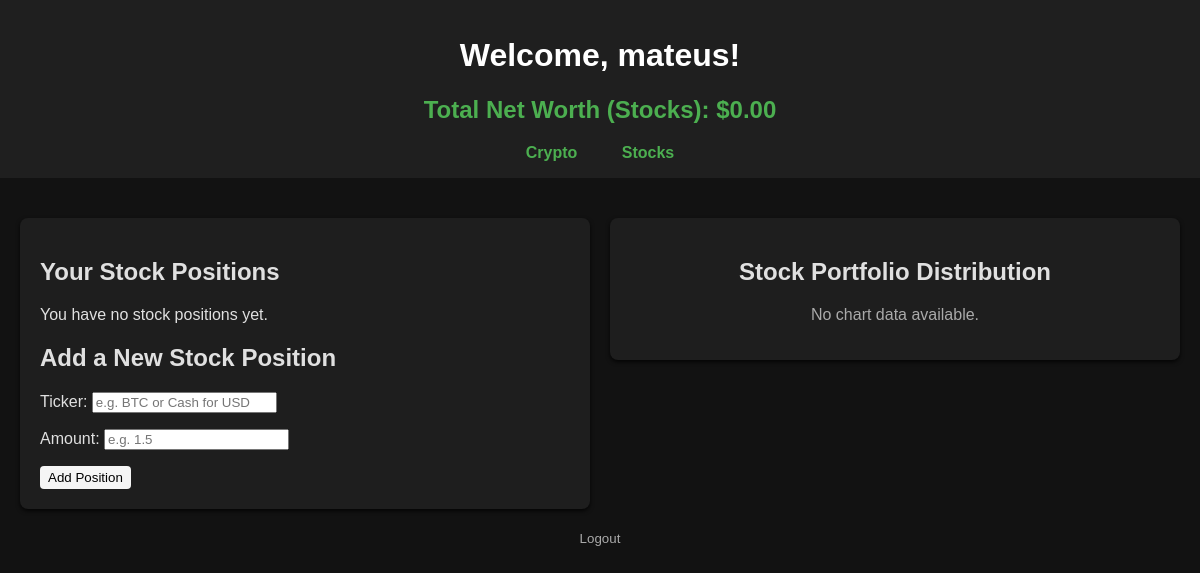
The page /stocks/ (signed in) on the database as committed earlier.
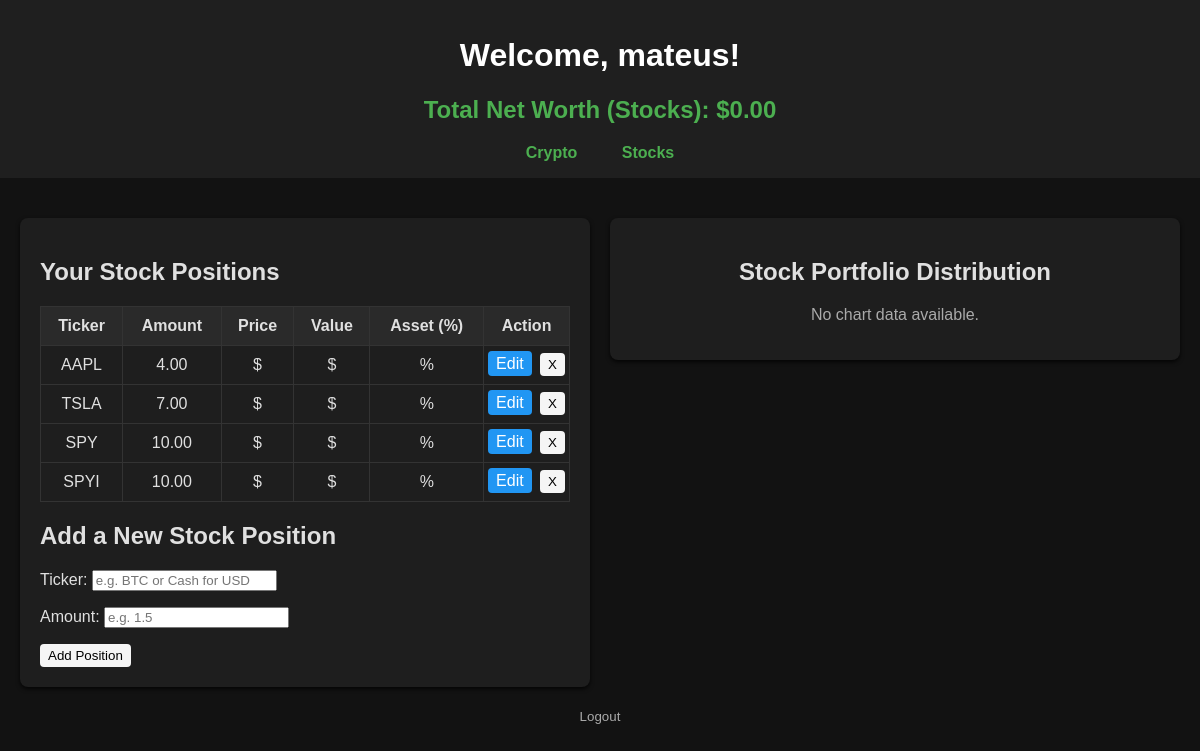
The same page on the database as committed later.
### portfolio/models.py (models this page shows, shortened)
class Asset(models.Model):
    ASSET_TYPE_CHOICES = [
        ('crypto', 'Crypto'),
        ('stock', 'Stock'),
    ]
    ticker = models.CharField(max_length=10)
    amount = models.DecimalField(max_digits=19, decimal_places=2)
    owner = models.ForeignKey(User, on_delete=models.CASCADE)
    type = models.CharField(max_length=10, choices=ASSET_TYPE_CHOICES, default='crypto')

### portfolio/views.py (the view)
# urls.py: path('stocks/', stocks, name='stocks'),
@login_required
def stocks(request):
    if request.method == 'POST':
        form = AddAssetForm(request.POST)
        if form.is_valid():
            asset = form.save(commit=False)
            asset.owner = request.user
            asset.type = 'stock'
            asset.ticker = asset.ticker.upper()  # Ensure ticker is uppercase
            asset.save()
            return redirect('stocks')
        else:
            messages.error(request, "Failed to add asset. Please check your inputs.")
    else:
        form = AddAssetForm()
    user_assets = Asset.objects.filter(owner=request.user, type='stock')
    tickers = [asset.ticker.upper() for asset in user_assets]
    prices = {}
    if tickers:
        if len(tickers) == 1:
            ticker = tickers[0]
            try:
                data = yf.Ticker(ticker).history(period='1d')
                if not data.empty:
                    prices[ticker] = float(data['Close'].iloc[-1])
                else:
                    prices[ticker] = None
            except Exception:
                prices[ticker] = None
        else:
            try:
                data = yf.download(
                    tickers=tickers,
                    period='1d',
                    interval='1d',
                    group_by='ticker',
                    threads=True,
                    progress=False
                )
                for ticker in tickers:
                    try:
                        prices[ticker] = float(data[ticker]['Close'].iloc[-1])
                    except Exception:
                        prices[ticker] = None
            except Exception:
                prices = {ticker: None for ticker in tickers}
    total_net_worth = 0
    for asset in user_assets:
        price = prices.get(asset.ticker.upper())
        try:
            price_decimal = Decimal(str(price)) if price is not None else Decimal('0')
        except Exception:
            price_decimal = Decimal('0')
        total_net_worth += price_decimal * asset.amount
    assets_with_value = []
    labels = []
    values = []
    for asset in user_assets:
        ticker = asset.ticker.upper()
        price = prices.get(ticker)
        try:
            price_decimal = Decimal(str(price)) if price is not None else Decimal('0')
        except Exception:
            price_decimal = Decimal('0')
        value = price_decimal * asset.amount if price_decimal else None
        asset_dict = {
            'id': asset.id,
            'ticker': asset.ticker,
            'amount': asset.amount,
            'price': price_decimal if price_decimal else '-',
            'value': value if value else '-',
        }
        if total_net_worth > 0 and value:
            percentage = (value / total_net_worth) * 100
            asset_dict['percentage'] = percentage
        else:
            asset_dict['percentage'] = '-'
        assets_with_value.append(asset_dict)
        if value and total_net_worth > 0:
            labels.append(asset.ticker)
            values.append(float(value / total_net_worth * 100))
    if labels and values:
        fig = go.Figure(data=[go.Pie(labels=labels, values=values, textinfo='label+percent')])
        fig.update_layout(
            title="Stock Portfolio Distribution",
            margin=dict(t=50, b=50, l=25, r=25),
            paper_bgcolor="#121212",
            plot_bgcolor="#121212",
            font=dict(color="#e0e0e0")
        )
        chart_html = fig.to_html(full_html=False)
    else:
        chart_html = None
    return render(request, 'stocks.html', {
        'username': request.user.username,
        'assets': assets_with_value,
        'form': form,
        'total_net_worth': total_net_worth,
        'chart': chart_html,
    })

### portfolio/forms.py
class AddAssetForm(forms.ModelForm):
    class Meta:
        model = Asset
        fields = ['ticker', 'amount']
        widgets = {
            'ticker': forms.TextInput(attrs={'placeholder': 'e.g. BTC or Cash for USD'}),
            'amount': forms.NumberInput(attrs={'placeholder': 'e.g. 1.5'}),
        }

### portfolio/templates/stocks.html (shortened to what this page needs)
<!DOCTYPE html>
<html lang="en">
    {% load humanize %}
<head>
</head>
<body>
    <header>
        <h1>Welcome, {{ username }}!</h1>
        <div style="margin-top: 10px; font-size: 1.5em; font-weight: bold; color: #4caf50;">
            Total Net Worth (Stocks): ${{ total_net_worth|floatformat:2|intcomma }}
        </div>
        <nav style="margin-top: 20px; text-align: center;">
            <a href="{% url 'home' %}" style="margin: 0 20px; color: #4caf50; text-decoration: none; font-weight: bold;">Crypto</a>
            <a href="{% url 'stocks' %}" style="margin: 0 20px; color: #4caf50; text-decoration: none; font-weight: bold;">Stocks</a>
        </nav>
    </header>
    <div class="container" style="flex-direction: column; align-items: center; padding-top: 20px;">
        <div style="display: flex; flex-wrap: wrap; gap: 20px; width: 100%; justify-content: center; align-items: flex-start;">
            <div class="card" style="flex: 1 1 45%; min-width: 350px;">
                <h2>Your Stock Positions</h2>
                {% if assets %}
                <table>
                    <thead>
                        <tr>
                            <th>Ticker</th>
                            <th>Amount</th>
                            <th>Price</th>
                            <th>Value</th>
                            <th>Asset (%)</th>
                            <th>Action</th>
                        </tr>
                    </thead>
                    <tbody>
                        {% for asset in assets %}
                        <tr>
                            <td>{{ asset.ticker }}</td>
                            <td>{{ asset.amount }}</td>
                            <td>
                                {% if asset.price %}
                                    ${{ asset.price|intcomma|floatformat:2 }}
                                {% else %}
                                    -
                                {% endif %}
                            </td>
                            <td>
                                {% if asset.value %}
                                    ${{ asset.value|intcomma|floatformat:2 }}
                                {% else %}
                                    Could not fetch price
                                {% endif %}
                            </td>
                            <td>
                                {% if asset.percentage %}
                                    {{ asset.percentage|floatformat:2 }}%
                                {% else %}
                                    -
                                {% endif %}
                            </td>
                            <td style="white-space: nowrap;">
                                <a href="{% url 'edit_holding' asset.id %}" style="background: #2196f3; color: white; border: none; border-radius: 4px; padding: 4px 8px; text-decoration: none; margin-right: 4px;">Edit</a>
                                <form action="{% url 'delete_holding' asset.id %}" method="post" style="display:inline;">
                                    <button type="submit">X</button>
                                </form>
                            </td>
                        </tr>
                        {% endfor %}
                    </tbody>
                </table>
                {% else %}
                <p>You have no stock positions yet.</p>
                {% endif %}
                <h2>Add a New Stock Position</h2>
                <form method="post">
                    {{ form.as_p }}
                    <button type="submit">Add Position</button>
                </form>
            </div>
            <div class="card pie-chart-container" style="flex: 1 1 45%; min-width: 350px;">
                <h2>Stock Portfolio Distribution</h2>
                <div>
                    {% if chart %}
                        {{ chart|safe }}
                    {% else %}
                        <p style="color: #aaa;">No chart data available.</p>
                    {% endif %}
                </div>
            </div>
        </div>
    </div>
    <footer>
        <p>
            <form action="{% url 'logout' %}" method="post" style="display:inline;">
                <button type="submit" style="background:none; border:none; color:inherit; cursor:pointer; padding:0;">Logout</button>
            </form>
        </p>
    </footer>
</body>
</html>

### portfolio/templates/stocks.html (style rules this page uses)
body { font-family: Arial, sans-serif; margin: 0; padding: 0; background-color: #121212; color: #e0e0e0; }
header { background-color: #1f1f1f; color: #fff; padding: 1rem; text-align: center; }
.container { margin: 20px; display: flex; flex-wrap: wrap; gap: 20px; }
.card { background: #1e1e1e; border-radius: 8px; box-shadow: 0 2px 4px rgba(0, 0, 0, 0.8); padding: 20px; flex: 1 1 45%; color: #e0e0e0; }
table { width: 100%; border-collapse: collapse; }
th, td { padding: 10px; border: 1px solid #333; text-align: center; vertical-align: middle; }
th { background-color: #2a2a2a; }
td { background-color: #1e1e1e; }
th:last-child, td:last-child { width: 50px; padding: 4px; }
button { cursor: pointer; background-color: whitesmoke; color: black; border: none; border-radius: 4px; padding: 4px 8px; transition: background-color 0.2s ease; }
a { color: #4caf50; text-decoration: none; }
.pie-chart-container { text-align: center; }
footer { margin-top: 20px; text-align: center; color: #aaa; }

Rows that differ between the two databases and show on the page:
added Asset: ticker "AAPL", amount "4.00"
added Asset: ticker "TSLA", amount "7.00"
added Asset: ticker "SPY", amount "10.00"
added Asset: ticker "SPYI", amount "10.00"
Other text that changed with them:
text no longer shown: "You have no stock positions yet."
text now shown: "Ticker Amount Price Value Asset (%) Action"
new list line: "$ $ % Edit X"
